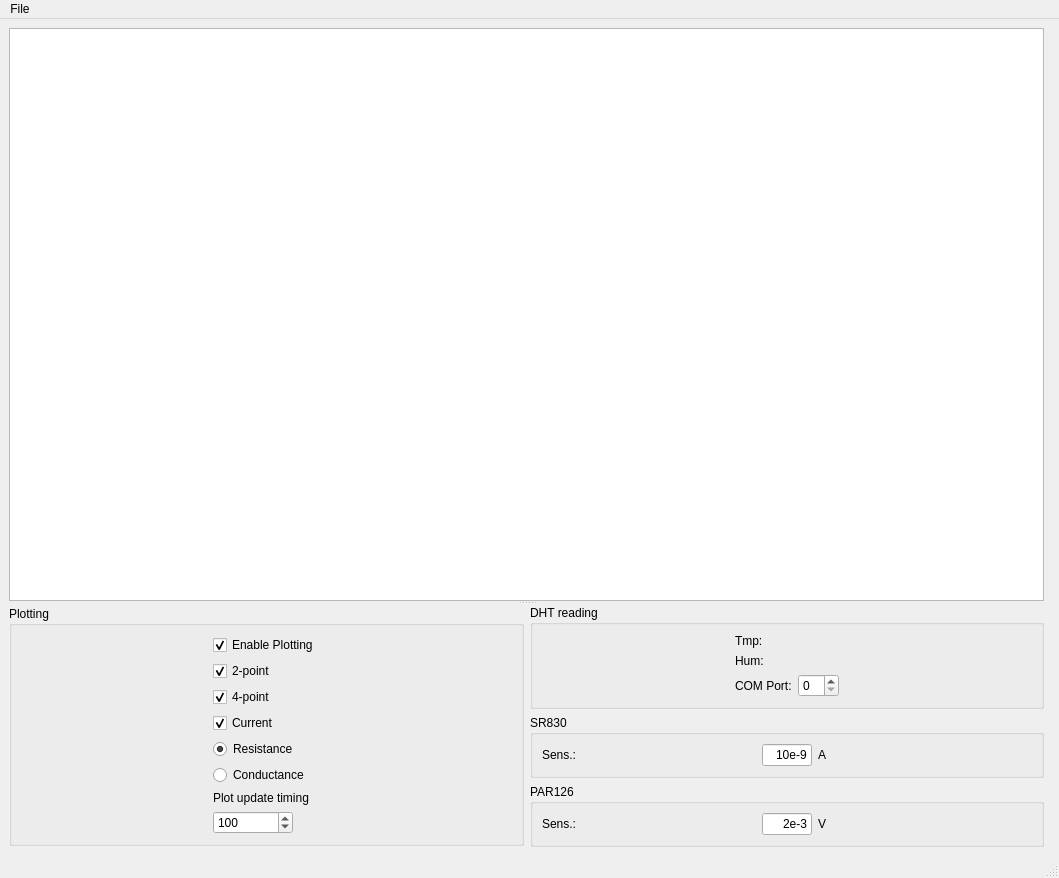
<?xml version="1.0" encoding="UTF-8"?>
<ui version="4.0">
 <class>MainWindow</class>
 <widget class="QMainWindow" name="MainWindow">
  <property name="enabled">
   <bool>true</bool>
  </property>
  <property name="geometry">
   <rect>
    <x>0</x>
    <y>0</y>
    <width>1059</width>
    <height>878</height>
   </rect>
  </property>
  <property name="sizePolicy">
   <sizepolicy hsizetype="Fixed" vsizetype="Fixed">
    <horstretch>0</horstretch>
    <verstretch>0</verstretch>
   </sizepolicy>
  </property>
  <property name="acceptDrops">
   <bool>true</bool>
  </property>
  <property name="windowTitle">
   <string>MainWindow</string>
  </property>
  <property name="autoFillBackground">
   <bool>false</bool>
  </property>
  <widget class="QWidget" name="centralwidget">
   <layout class="QGridLayout" name="gridLayout">
    <item row="0" column="3">
     <widget class="QSplitter" name="splitter_3">
      <property name="lineWidth">
       <number>1</number>
      </property>
      <property name="orientation">
       <enum>Qt::Horizontal</enum>
      </property>
      <property name="childrenCollapsible">
       <bool>false</bool>
      </property>
      <widget class="QSplitter" name="plotSplitter">
       <property name="sizePolicy">
        <sizepolicy hsizetype="Preferred" vsizetype="Expanding">
         <horstretch>1</horstretch>
         <verstretch>0</verstretch>
        </sizepolicy>
       </property>
       <property name="orientation">
        <enum>Qt::Vertical</enum>
       </property>
      </widget>
     </widget>
    </item>
    <item row="0" column="2">
     <widget class="QSplitter" name="splitter_2">
      <property name="sizePolicy">
       <sizepolicy hsizetype="Preferred" vsizetype="Preferred">
        <horstretch>0</horstretch>
        <verstretch>0</verstretch>
       </sizepolicy>
      </property>
      <property name="orientation">
       <enum>Qt::Vertical</enum>
      </property>
      <widget class="QTreeView" name="tree_file">
       <property name="sizePolicy">
        <sizepolicy hsizetype="Expanding" vsizetype="Expanding">
         <horstretch>0</horstretch>
         <verstretch>1</verstretch>
        </sizepolicy>
       </property>
       <property name="minimumSize">
        <size>
         <width>0</width>
         <height>20</height>
        </size>
       </property>
       <property name="alternatingRowColors">
        <bool>true</bool>
       </property>
       <property name="indentation">
        <number>20</number>
       </property>
      </widget>
      <widget class="QWidget" name="gridLayoutWidget">
       <layout class="QGridLayout" name="gridLayout_2">
        <item row="0" column="2">
         <layout class="QVBoxLayout" name="verticalLayout_3">
          <item>
           <widget class="QGroupBox" name="groupBox_5">
            <property name="sizePolicy">
             <sizepolicy hsizetype="Minimum" vsizetype="Minimum">
              <horstretch>0</horstretch>
              <verstretch>0</verstretch>
             </sizepolicy>
            </property>
            <property name="title">
             <string>DHT reading</string>
            </property>
            <property name="alignment">
             <set>Qt::AlignLeading|Qt::AlignLeft|Qt::AlignTop</set>
            </property>
            <layout class="QGridLayout" name="gridLayout_5">
             <property name="sizeConstraint">
              <enum>QLayout::SetMinimumSize</enum>
             </property>
             <item row="1" column="0">
              <widget class="QLabel" name="text_hum">
               <property name="sizePolicy">
                <sizepolicy hsizetype="Preferred" vsizetype="Fixed">
                 <horstretch>0</horstretch>
                 <verstretch>0</verstretch>
                </sizepolicy>
               </property>
               <property name="text">
                <string>Hum:</string>
               </property>
              </widget>
             </item>
             <item row="0" column="0">
              <widget class="QLabel" name="text_temp">
               <property name="sizePolicy">
                <sizepolicy hsizetype="Preferred" vsizetype="Fixed">
                 <horstretch>0</horstretch>
                 <verstretch>0</verstretch>
                </sizepolicy>
               </property>
               <property name="text">
                <string>Tmp:</string>
               </property>
              </widget>
             </item>
             <item row="5" column="0">
              <layout class="QHBoxLayout" name="horizontalLayout_3">
               <item>
                <widget class="QLabel" name="label_5">
                 <property name="sizePolicy">
                  <sizepolicy hsizetype="Fixed" vsizetype="Preferred">
                   <horstretch>0</horstretch>
                   <verstretch>0</verstretch>
                  </sizepolicy>
                 </property>
                 <property name="text">
                  <string>COM Port:</string>
                 </property>
                </widget>
               </item>
               <item>
                <widget class="QSpinBox" name="spinCom">
                 <property name="sizePolicy">
                  <sizepolicy hsizetype="Fixed" vsizetype="Fixed">
                   <horstretch>0</horstretch>
                   <verstretch>0</verstretch>
                  </sizepolicy>
                 </property>
                </widget>
               </item>
              </layout>
             </item>
            </layout>
           </widget>
          </item>
          <item>
           <widget class="QGroupBox" name="groupBox_6">
            <property name="sizePolicy">
             <sizepolicy hsizetype="Minimum" vsizetype="Minimum">
              <horstretch>0</horstretch>
              <verstretch>0</verstretch>
             </sizepolicy>
            </property>
            <property name="title">
             <string>SR830</string>
            </property>
            <layout class="QHBoxLayout" name="horizontalLayout_4">
             <property name="sizeConstraint">
              <enum>QLayout::SetMinimumSize</enum>
             </property>
             <item>
              <widget class="QLabel" name="label_6">
               <property name="text">
                <string>Sens.:</string>
               </property>
              </widget>
             </item>
             <item>
              <widget class="QLineEdit" name="SRSensitivity">
               <property name="enabled">
                <bool>true</bool>
               </property>
               <property name="sizePolicy">
                <sizepolicy hsizetype="Preferred" vsizetype="Fixed">
                 <horstretch>0</horstretch>
                 <verstretch>0</verstretch>
                </sizepolicy>
               </property>
               <property name="maximumSize">
                <size>
                 <width>50</width>
                 <height>16777215</height>
                </size>
               </property>
               <property name="text">
                <string>10e-9</string>
               </property>
               <property name="alignment">
                <set>Qt::AlignRight|Qt::AlignTrailing|Qt::AlignVCenter</set>
               </property>
              </widget>
             </item>
             <item>
              <widget class="QLabel" name="label">
               <property name="sizePolicy">
                <sizepolicy hsizetype="Preferred" vsizetype="Preferred">
                 <horstretch>0</horstretch>
                 <verstretch>0</verstretch>
                </sizepolicy>
               </property>
               <property name="text">
                <string>A</string>
               </property>
              </widget>
             </item>
            </layout>
           </widget>
          </item>
          <item>
           <widget class="QGroupBox" name="groupBox_7">
            <property name="sizePolicy">
             <sizepolicy hsizetype="Minimum" vsizetype="Minimum">
              <horstretch>0</horstretch>
              <verstretch>0</verstretch>
             </sizepolicy>
            </property>
            <property name="minimumSize">
             <size>
              <width>0</width>
              <height>0</height>
             </size>
            </property>
            <property name="title">
             <string>PAR126</string>
            </property>
            <layout class="QHBoxLayout" name="horizontalLayout">
             <item>
              <widget class="QLabel" name="label_2">
               <property name="sizePolicy">
                <sizepolicy hsizetype="Minimum" vsizetype="Preferred">
                 <horstretch>0</horstretch>
                 <verstretch>0</verstretch>
                </sizepolicy>
               </property>
               <property name="text">
                <string>Sens.:</string>
               </property>
              </widget>
             </item>
             <item>
              <widget class="QLineEdit" name="PARSensitivity">
               <property name="sizePolicy">
                <sizepolicy hsizetype="Preferred" vsizetype="Fixed">
                 <horstretch>0</horstretch>
                 <verstretch>0</verstretch>
                </sizepolicy>
               </property>
               <property name="maximumSize">
                <size>
                 <width>50</width>
                 <height>16777215</height>
                </size>
               </property>
               <property name="text">
                <string>2e-3</string>
               </property>
               <property name="frame">
                <bool>true</bool>
               </property>
               <property name="alignment">
                <set>Qt::AlignRight|Qt::AlignTrailing|Qt::AlignVCenter</set>
               </property>
              </widget>
             </item>
             <item>
              <widget class="QLabel" name="label_3">
               <property name="text">
                <string>V</string>
               </property>
              </widget>
             </item>
            </layout>
           </widget>
          </item>
         </layout>
        </item>
        <item row="0" column="0">
         <widget class="QGroupBox" name="groupBox_4">
          <property name="sizePolicy">
           <sizepolicy hsizetype="Minimum" vsizetype="Fixed">
            <horstretch>0</horstretch>
            <verstretch>0</verstretch>
           </sizepolicy>
          </property>
          <property name="title">
           <string>Plotting</string>
          </property>
          <layout class="QGridLayout" name="gridLayout_7">
           <item row="1" column="0">
            <widget class="QCheckBox" name="check_2pt">
             <property name="text">
              <string>2-point</string>
             </property>
             <property name="checked">
              <bool>true</bool>
             </property>
            </widget>
           </item>
           <item row="2" column="0">
            <widget class="QCheckBox" name="check_4pt">
             <property name="text">
              <string>4-point</string>
             </property>
             <property name="checked">
              <bool>true</bool>
             </property>
            </widget>
           </item>
           <item row="3" column="0">
            <widget class="QCheckBox" name="check_current">
             <property name="text">
              <string>Current</string>
             </property>
             <property name="checked">
              <bool>true</bool>
             </property>
            </widget>
           </item>
           <item row="4" column="0">
            <widget class="QRadioButton" name="radio_plotR">
             <property name="sizePolicy">
              <sizepolicy hsizetype="Minimum" vsizetype="Minimum">
               <horstretch>0</horstretch>
               <verstretch>0</verstretch>
              </sizepolicy>
             </property>
             <property name="text">
              <string>Resistance</string>
             </property>
             <property name="checked">
              <bool>true</bool>
             </property>
            </widget>
           </item>
           <item row="5" column="0">
            <widget class="QRadioButton" name="radio_plotC">
             <property name="sizePolicy">
              <sizepolicy hsizetype="Minimum" vsizetype="Minimum">
               <horstretch>0</horstretch>
               <verstretch>0</verstretch>
              </sizepolicy>
             </property>
             <property name="text">
              <string>Conductance</string>
             </property>
            </widget>
           </item>
           <item row="6" column="0">
            <widget class="QLabel" name="label_4">
             <property name="sizePolicy">
              <sizepolicy hsizetype="Minimum" vsizetype="Minimum">
               <horstretch>0</horstretch>
               <verstretch>0</verstretch>
              </sizepolicy>
             </property>
             <property name="text">
              <string>Plot update timing</string>
             </property>
            </widget>
           </item>
           <item row="7" column="0">
            <widget class="QSpinBox" name="plot_update_time">
             <property name="sizePolicy">
              <sizepolicy hsizetype="Minimum" vsizetype="Minimum">
               <horstretch>0</horstretch>
               <verstretch>0</verstretch>
              </sizepolicy>
             </property>
             <property name="maximumSize">
              <size>
               <width>80</width>
               <height>16777215</height>
              </size>
             </property>
             <property name="minimum">
              <number>10</number>
             </property>
             <property name="maximum">
              <number>5000</number>
             </property>
             <property name="singleStep">
              <number>10</number>
             </property>
             <property name="value">
              <number>100</number>
             </property>
            </widget>
           </item>
           <item row="0" column="0">
            <widget class="QCheckBox" name="check_plot">
             <property name="sizePolicy">
              <sizepolicy hsizetype="Minimum" vsizetype="Minimum">
               <horstretch>0</horstretch>
               <verstretch>0</verstretch>
              </sizepolicy>
             </property>
             <property name="text">
              <string>Enable Plotting</string>
             </property>
             <property name="checked">
              <bool>true</bool>
             </property>
            </widget>
           </item>
          </layout>
         </widget>
        </item>
       </layout>
      </widget>
     </widget>
    </item>
   </layout>
  </widget>
  <widget class="QMenuBar" name="menubar">
   <property name="geometry">
    <rect>
     <x>0</x>
     <y>0</y>
     <width>1059</width>
     <height>21</height>
    </rect>
   </property>
   <property name="nativeMenuBar">
    <bool>true</bool>
   </property>
   <widget class="QMenu" name="menuFile">
    <property name="title">
     <string>File</string>
    </property>
    <addaction name="actionExit"/>
   </widget>
   <addaction name="menuFile"/>
  </widget>
  <widget class="QStatusBar" name="statusbar"/>
  <action name="insertRowAction">
   <property name="text">
    <string>Insert Row</string>
   </property>
   <property name="shortcut">
    <string>Ctrl+I, R</string>
   </property>
  </action>
  <action name="removeRowAction">
   <property name="text">
    <string>Remove Row</string>
   </property>
   <property name="shortcut">
    <string>Ctrl+R, R</string>
   </property>
  </action>
  <action name="insertColumnAction">
   <property name="text">
    <string>Insert Column</string>
   </property>
   <property name="shortcut">
    <string>Ctrl+I, C</string>
   </property>
  </action>
  <action name="removeColumnAction">
   <property name="text">
    <string>Remove Column</string>
   </property>
   <property name="shortcut">
    <string>Ctrl+R, C</string>
   </property>
  </action>
  <action name="insertChildAction">
   <property name="text">
    <string>Insert Child</string>
   </property>
   <property name="shortcut">
    <string>Ctrl+N</string>
   </property>
  </action>
  <action name="actionExit">
   <property name="text">
    <string>Exit</string>
   </property>
   <property name="shortcut">
    <string>Ctrl+Q, Ctrl+W</string>
   </property>
  </action>
 </widget>
 <resources/>
 <connections/>
</ui>
